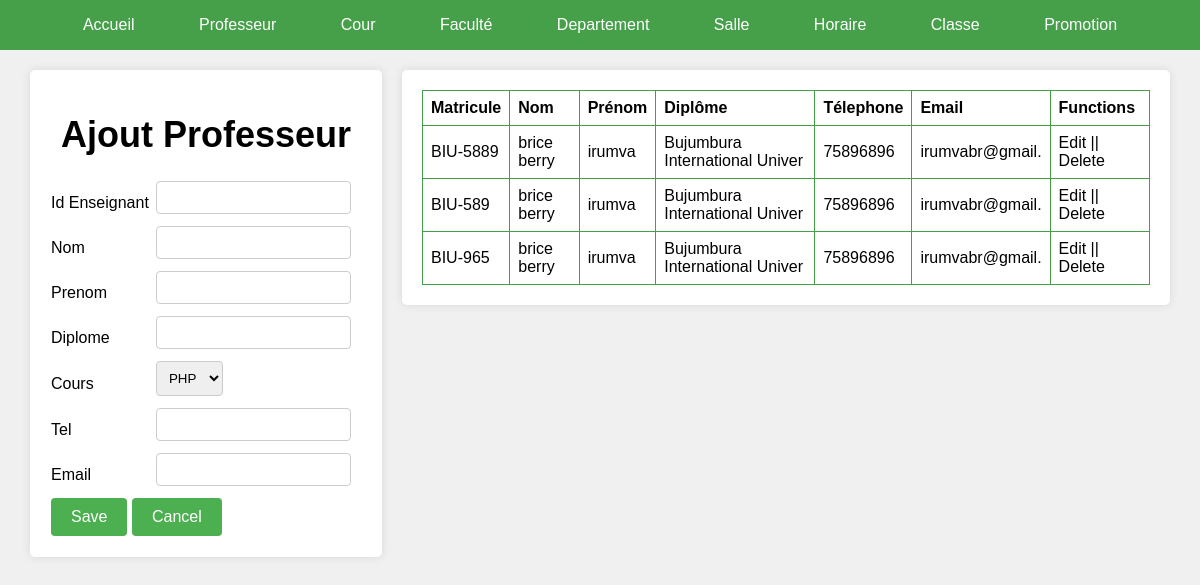
The page /admin/GestionProf/AjoutProf.php on the database its author committed.
### tables this page shows
CREATE TABLE `professeur` (
  `id_enseignant` varchar(10) NOT NULL,
  `nom` varchar(30) NOT NULL,
  `prenom` varchar(30) NOT NULL,
  `Diplome` varchar(30) NOT NULL,
  `idCours` varchar(20) NOT NULL,
  `telephone` varchar(10) NOT NULL,
  `email` varchar(15) NOT NULL
);

### admin/GestionProf/AjoutProf.php (the view, shortened to what this page needs)
<!DOCTYPE html>
<html>
<head>
</head>
<body>
<?php
    include("../Menu.php");
  ?>
  <div class="wrapper">
    <div class="form">
        <form method="POST">
        <h1>Ajout Professeur</h1>
          <table>
          <tr>
        <td> Id Enseignant  </td>
        <td><input type="text" name="idEnseignant" /></td>
      </tr>
      <tr>
        <td> Nom </td>
        <td><input type="text" name="nom" /></td>
      </tr>
      <tr>
        <td> Prenom</td>
        <td><input type="text" name="prenom" /></td>
      </tr>
      <tr>
        <td> Diplome</td>
        <td><input type="text" name="diplome" /></td>
      </tr>
      <tr>
        <td> Cours</td>
        <td><select name="CoursId"  >
                    <?php include '../../optionsCours.php'; ?>
            </select></td>
      </tr>
      <tr>
        <td> Tel</td>
        <td><input type="number" name="tel" /></td>
      </tr>
      <tr>
        <td> Email</td>
        <td><input type="email" name="email" /></td>
      </tr>
            <tr>
              <td colspan="2">
                <input type="submit" name="submit" value="Save" />
                <input type="reset" value="Cancel" />
              </td>
            </tr>
          </table>
        </form>
    </div>
    <div class="table">
    <table>
            <tr>
              <th>Matricule</th>
              <th>Nom</th>
              <th>Prénom</th>
              <th>Diplôme</th>
              <th>Télephone</th>
              <th>Email</th>
              <th>Functions</th>
            </tr>
            <?php
                include("../connexion.php");
                $sql = "SELECT * FROM professeur";
                $stmtSelect = $connexion->prepare($sql);
                $stmtSelect ->execute();
                $professeurs = $stmtSelect->fetchAll(PDO::FETCH_ASSOC);
                foreach($professeurs as $professeur):
                ?>
            <tr>
                <td> <?php echo $professeur['id_enseignant'];?></td>
                <td><?php echo $professeur['nom']; ?></td>
                <td> <?php echo $professeur['prenom'];?></td>
                <td> <?php echo $professeur['Diplome'];?></td>
                <td> <?php echo $professeur['telephone'];?></td>
                <td> <?php echo $professeur['email'];?></td>
                <td>Edit || Delete</td>
            </tr>
            <?php
              endforeach;
            ?>
      </table>
      </div>
  </div>
</body>
</html>

### admin/GestionProf/AjoutProf.php (style rules this page uses)
body { padding: 0; margin: 0; font-family: Arial, sans-serif; background-color: #f0f0f0; }
.wrapper { display: flex; justify-content: center; align-items: flex-start; padding: 20px; }
.form { width: 30%; padding: 20px; box-shadow: 0 0 10px rgba(0, 0, 0, 0.1); border-radius: 5px; background-color: #fff; margin: 0 10px; }
.table { width: 70%; padding: 20px; box-shadow: 0 0 10px rgba(0, 0, 0, 0.1); border-radius: 5px; background-color: #fff; margin: 0 10px; }
form table, .table table { width: 100%; border-collapse: collapse; border-radius: 20px; }
.table table td, .form table th, .table table th { border: 1px solid #45a049; max-width: auto; padding: 8px; text-align: left; }
input[type='text'], input[type='email'], select, input[type='number'], textarea { width: auto; padding: 8px; border: 1px solid #ccc; border-radius: 4px; box-sizing: border-box; margin-bottom: 10px; }
input[type='submit'], input[type='reset'] { padding: 10px 20px; border: none; background-color: #4CAF50; color: white; cursor: pointer; border-radius: 4px; font-size: 16px; }
.wrapper h1 { font-size: 36px; text-align: center; }

### rows shown on the page
professeur: id_enseignant "BIU-5889", nom "brice berry", prenom "irumva", Diplome "Bujumbura International Univer", telephone "75896896", email "irumvabr@gmail."
professeur: id_enseignant "BIU-589", nom "brice berry", prenom "irumva", Diplome "Bujumbura International Univer", telephone "75896896", email "irumvabr@gmail."
professeur: id_enseignant "BIU-965", nom "brice berry", prenom "irumva", Diplome "Bujumbura International Univer", telephone "75896896", email "irumvabr@gmail."

### other values the page prints
form field CoursId "PHP"
